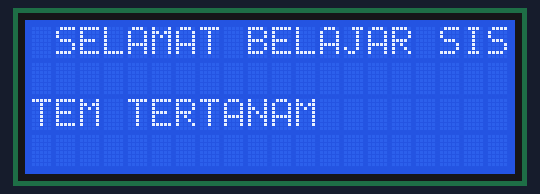
The sketch below on a simulated Arduino Uno, built with avr-gcc and run on an emulated ATmega328P. Parts: 20×4 character LCD.

Above: at 0.1 s.
At 4.9 s:
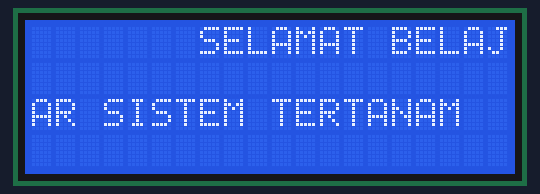
At 9.7 s:
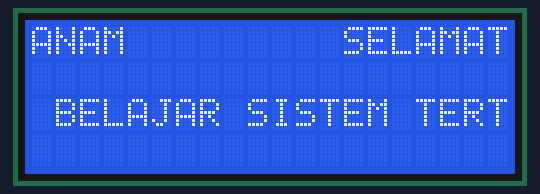
At 19.3 s:
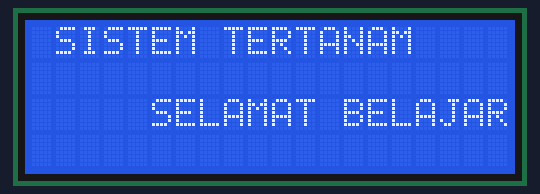
At 28.9 s:
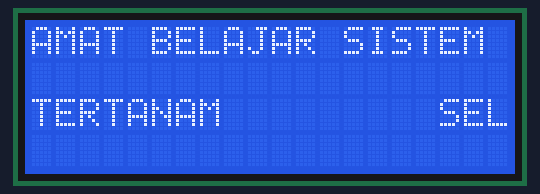
At 38.5 s:
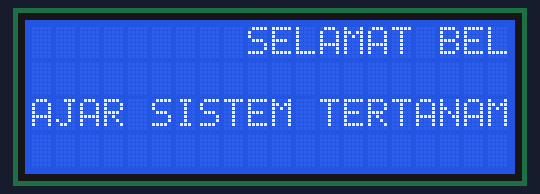

The sketch:

minggu3acara7.ino
```cpp
#include <LiquidCrystal.h>

LiquidCrystal lcd(12, 11, 5, 4, 3, 2);

void setup() {
  lcd.begin(20, 4);
}

void loop() {
  int i;

  lcd.setCursor(0, 0);
  lcd.print("SELAMAT BELAJAR SISTEM TERTANAM");
  for (i = 0; i < 16; i++) {
    lcd.scrollDisplayRight();
    delay(800);
  }
}
```

Measured:
- what the display in image 1 shows lasts 0.8 s, from 4.9 s to 5.7 s
